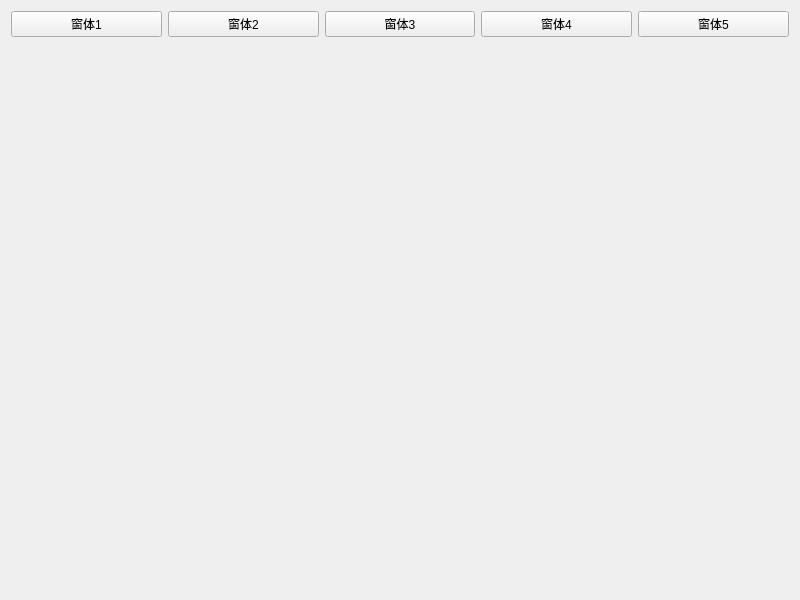
<?xml version="1.0" encoding="UTF-8"?>
<ui version="4.0">
 <class>frmXStackWidget</class>
 <widget class="QWidget" name="frmXStackWidget">
  <property name="geometry">
   <rect>
    <x>0</x>
    <y>0</y>
    <width>800</width>
    <height>600</height>
   </rect>
  </property>
  <layout class="QVBoxLayout" name="verticalLayout">
   <item>
    <layout class="QHBoxLayout" name="horizontalLayout">
     <item>
      <widget class="QPushButton" name="pushButton_1">
       <property name="text">
        <string>窗体1</string>
       </property>
      </widget>
     </item>
     <item>
      <widget class="QPushButton" name="pushButton_2">
       <property name="text">
        <string>窗体2</string>
       </property>
      </widget>
     </item>
     <item>
      <widget class="QPushButton" name="pushButton_3">
       <property name="text">
        <string>窗体3</string>
       </property>
      </widget>
     </item>
     <item>
      <widget class="QPushButton" name="pushButton_4">
       <property name="text">
        <string>窗体4</string>
       </property>
      </widget>
     </item>
     <item>
      <widget class="QPushButton" name="pushButton_5">
       <property name="text">
        <string>窗体5</string>
       </property>
      </widget>
     </item>
    </layout>
   </item>
   <item>
    <widget class="XStackWidget" name="xstackWidget" native="true">
     <property name="sizePolicy">
      <sizepolicy hsizetype="Expanding" vsizetype="Expanding">
       <horstretch>0</horstretch>
       <verstretch>0</verstretch>
      </sizepolicy>
     </property>
    </widget>
   </item>
  </layout>
 </widget>
 <layoutdefault spacing="6" margin="11"/>
 <customwidgets>
  <customwidget>
   <class>XStackWidget</class>
   <extends>QWidget</extends>
   <header>xstackwidget.h</header>
   <container>1</container>
  </customwidget>
 </customwidgets>
 <resources/>
 <connections/>
</ui>
